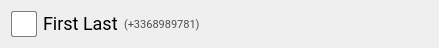
<?xml version="1.0" encoding="UTF-8"?>
<ui version="4.0">
 <class>conversationInfo</class>
 <widget class="QWidget" name="conversationInfo">
  <property name="geometry">
   <rect>
    <x>0</x>
    <y>0</y>
    <width>439</width>
    <height>46</height>
   </rect>
  </property>
  <property name="maximumSize">
   <size>
    <width>16777215</width>
    <height>46</height>
   </size>
  </property>
  <property name="windowTitle">
   <string>Form</string>
  </property>
  <layout class="QVBoxLayout" name="verticalLayout">
   <item>
    <layout class="QHBoxLayout" name="horizontalLayout">
     <item>
      <widget class="QLabel" name="icon">
       <property name="sizePolicy">
        <sizepolicy hsizetype="Fixed" vsizetype="Fixed">
         <horstretch>0</horstretch>
         <verstretch>0</verstretch>
        </sizepolicy>
       </property>
       <property name="minimumSize">
        <size>
         <width>26</width>
         <height>26</height>
        </size>
       </property>
       <property name="maximumSize">
        <size>
         <width>26</width>
         <height>26</height>
        </size>
       </property>
       <property name="styleSheet">
        <string notr="true">#icon
{
	border: 1px solid #7d7b7b;
	border-radius: 2px;
	background-color: white;
}</string>
       </property>
      </widget>
     </item>
     <item>
      <widget class="QLabel" name="name">
       <property name="styleSheet">
        <string notr="true">#name
{
	font-size: 18px;
	font-family: Roboto;
}</string>
       </property>
       <property name="text">
        <string>First Last</string>
       </property>
       <property name="textFormat">
        <enum>Qt::PlainText</enum>
       </property>
      </widget>
     </item>
     <item>
      <widget class="QLabel" name="phoneNumber">
       <property name="styleSheet">
        <string notr="true">#phoneNumber
{
	color: #4d4d4d;
	font-size: 11px;
	font-family: Roboto;
}</string>
       </property>
       <property name="text">
        <string>(+3368989781)</string>
       </property>
       <property name="textFormat">
        <enum>Qt::PlainText</enum>
       </property>
      </widget>
     </item>
     <item>
      <spacer name="horizontalSpacer">
       <property name="orientation">
        <enum>Qt::Horizontal</enum>
       </property>
       <property name="sizeHint" stdset="0">
        <size>
         <width>40</width>
         <height>20</height>
        </size>
       </property>
      </spacer>
     </item>
    </layout>
   </item>
  </layout>
 </widget>
 <resources>
  <include location="mainWindow.qrc"/>
  <include location="mainWindow.qrc"/>
 </resources>
 <connections/>
</ui>
